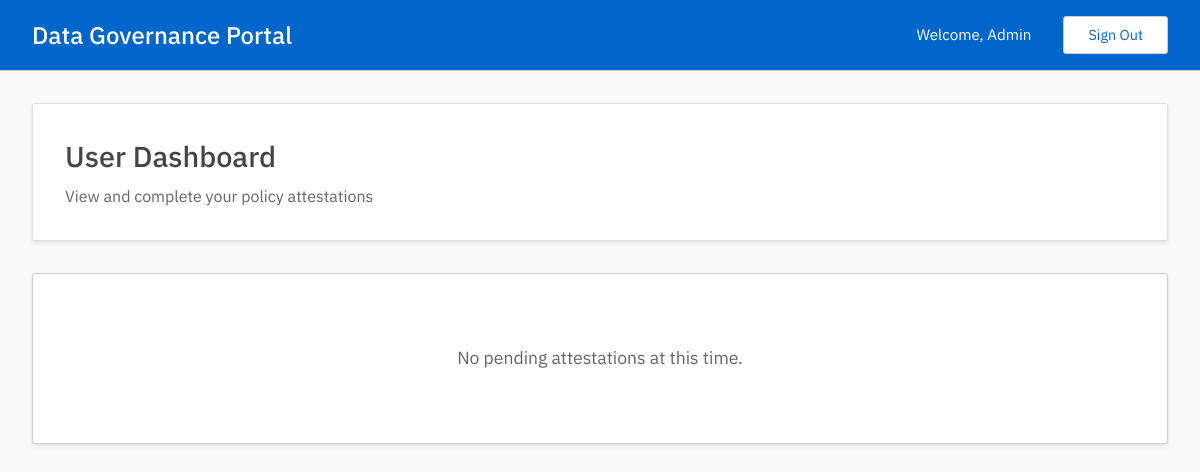
Before: /user/dashboard (signed in) with the older database file.
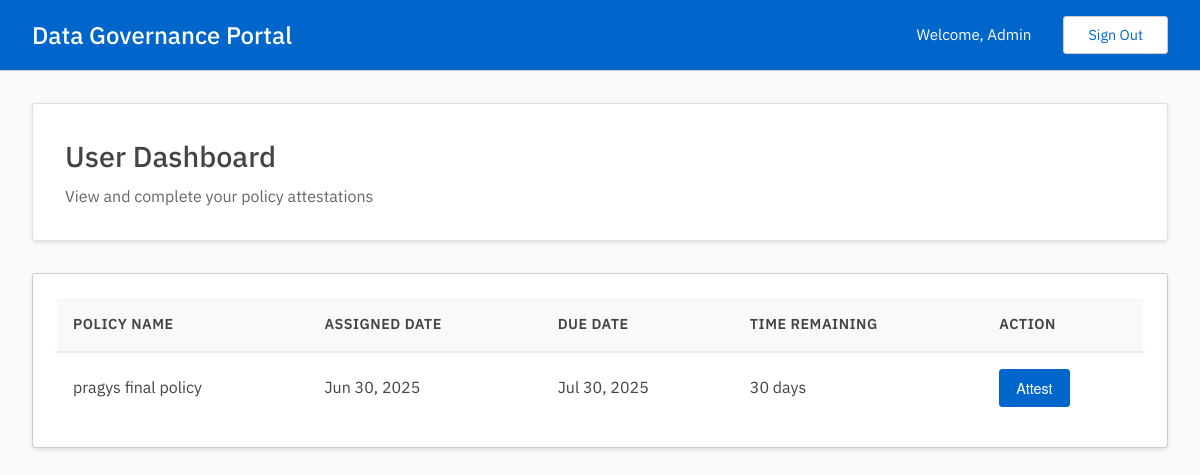
After: the same page with the newer database file.
### tables this page shows
CREATE TABLE assignments(
        uuid TEXT UNIQUE NOT NULL PRIMARY KEY,
        user TEXT NOT NULL,
        policy TEXT NOT NULL,
        assigned_at INTEGER,
        timeframe_seconds INTEGER,
        completed_at INTEGER,
        FOREIGN KEY (user) REFERENCES users(uuid) ON DELETE CASCADE ON UPDATE CASCADE,
        FOREIGN KEY (policy) REFERENCES policies(uuid) ON DELETE CASCADE ON UPDATE CASCADE
        );

CREATE TABLE policies(
        uuid TEXT UNIQUE NOT NULL PRIMARY KEY,
        name TEXT UNIQUE NOT NULL,
        description TEXT,
        pdf_link TEXT
        );

### user.py (the view)
@user.route('/dashboard', methods=['GET'])
@login_required
def dashboard():
    user_pending_assignments = read_get_user_pending_assignments(session['user']['uuid'])
    return render_template('user/dashboard.html',
                         user_pending_assignments=user_pending_assignments["data"],
                         now=int(time()))

### app.py (called while the page is built)
@app.template_filter('timestamp_to_date')
def timestamp_to_date(timestamp):
    if timestamp:
        try:
            dt = datetime.fromtimestamp(timestamp)
            return dt.strftime('%b %d, %Y')
        except (ValueError, TypeError):
            return 'Invalid Date'
    return 'N/A'

### auth.py (called while the page is built)
def login_required(f):
    @wraps(f)
    def wrap(*args, **kwargs):
        if session:
            return f(*args, **kwargs)
        else:
            print("401: User is not logged in.")
            return redirect(url_for('login'))
    return wrap

### db.py (called while the page is built)
def get_conn_curs():
    conn = sqlite3.connect(DATABASE)
    conn.row_factory = sqlite3.Row
    curs = conn.cursor()
    curs.execute("PRAGMA foreign_keys = ON")
    return conn, curs

def commit_close(conn, curs):
    conn.commit()
    curs.close()
    conn.close()

### templates/user/dashboard.html (shortened to what this page needs)
{% extends "base.html" %}
{% block content %}
<div class="dashboard-header">
    <h2>User Dashboard</h2>
    <p>View and complete your policy attestations</p>
</div>
<div class="table-container">
    {% if user_pending_assignments %}
    <table class="data-table">
        <thead>
            <tr>
                <th>Policy Name</th>
                <th>Assigned Date</th>
                <th>Due Date</th>
                <th>Time Remaining</th>
                <th>Action</th>
            </tr>
        </thead>
        <tbody>
            {% for assignment in user_pending_assignments %}
            <tr>
                <td>{{ assignment["policy_name"] }}</td>
                <td>{{ assignment["assigned_at"] | timestamp_to_date }}</td>
                <td>{{ (assignment["assigned_at"] + assignment["timeframe_seconds"]) | timestamp_to_date }}</td>
                <td>
                    {% set time_left = (assignment["assigned_at"] + assignment["timeframe_seconds"]) - now %}
                    {% if time_left > 0 %}
                        {{ (time_left / 86400) | round | int }} days
                    {% else %}
                        <span style="color: #dc3545;">Overdue</span>
                    {% endif %}
                </td>
                <td>
                    <a href="{{ url_for('user.attest', assignment_uuid=assignment['uuid']) }}" class="btn btn-action">
                        Attest
                    </a>
                </td>
            </tr>
            {% endfor %}
        </tbody>
    </table>
    {% else %}
    <div class="empty-state">
        <p class="empty-state-text">No pending attestations at this time.</p>
    </div>
    {% endif %}
</div>
{% endblock %}

Changed rows visible on the page:
added assignments: policy_name "pragys final policy", assigned_at "Jun 30, 2025", assigned_at+timeframe_seconds "Jul 30, 2025"
Other visible differences:
text no longer shown: "No pending attestations at this time."
text now shown: "POLICY NAME ASSIGNED DATE DUE DATE TIME REMAINING ACTION"
